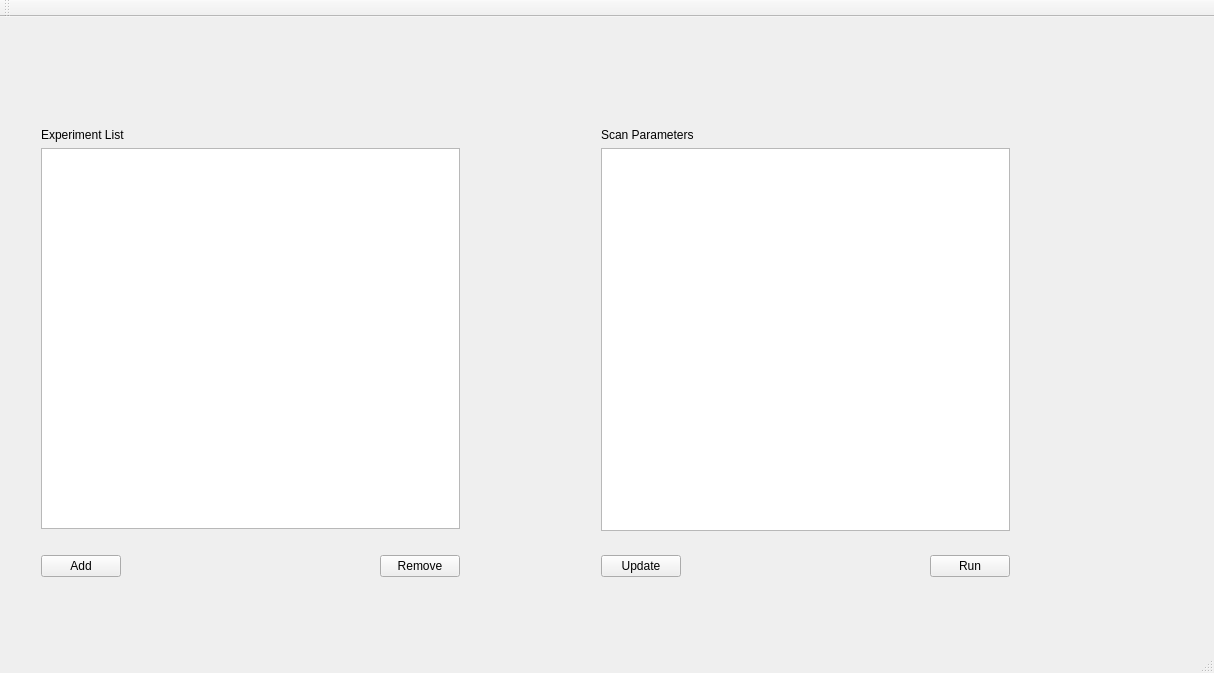
<?xml version="1.0" encoding="UTF-8"?>
<ui version="4.0">
 <class>smartfMRIClass</class>
 <widget class="QMainWindow" name="smartfMRIClass">
  <property name="geometry">
   <rect>
    <x>0</x>
    <y>0</y>
    <width>1214</width>
    <height>673</height>
   </rect>
  </property>
  <property name="windowTitle">
   <string>smartfMRI</string>
  </property>
  <widget class="QWidget" name="centralWidget">
   <widget class="QWidget" name="layoutWidget">
    <property name="geometry">
     <rect>
      <x>30</x>
      <y>100</y>
      <width>441</width>
      <height>471</height>
     </rect>
    </property>
    <layout class="QGridLayout" name="gridLayout">
     <item row="2" column="1">
      <spacer name="verticalSpacer">
       <property name="orientation">
        <enum>Qt::Vertical</enum>
       </property>
       <property name="sizeType">
        <enum>QSizePolicy::Preferred</enum>
       </property>
       <property name="sizeHint" stdset="0">
        <size>
         <width>20</width>
         <height>20</height>
        </size>
       </property>
      </spacer>
     </item>
     <item row="3" column="0">
      <widget class="QPushButton" name="addButton">
       <property name="text">
        <string>Add</string>
       </property>
      </widget>
     </item>
     <item row="3" column="1">
      <spacer name="horizontalSpacer">
       <property name="orientation">
        <enum>Qt::Horizontal</enum>
       </property>
       <property name="sizeHint" stdset="0">
        <size>
         <width>40</width>
         <height>20</height>
        </size>
       </property>
      </spacer>
     </item>
     <item row="3" column="2">
      <widget class="QPushButton" name="removeButton">
       <property name="text">
        <string>Remove</string>
       </property>
      </widget>
     </item>
     <item row="0" column="0" colspan="3">
      <widget class="QLabel" name="label">
       <property name="text">
        <string>Experiment List</string>
       </property>
      </widget>
     </item>
     <item row="1" column="0" colspan="3">
      <widget class="QListView" name="experimentlistView"/>
     </item>
    </layout>
   </widget>
   <widget class="QWidget" name="">
    <property name="geometry">
     <rect>
      <x>590</x>
      <y>100</y>
      <width>431</width>
      <height>471</height>
     </rect>
    </property>
    <layout class="QGridLayout" name="gridLayout_2">
     <item row="0" column="0" colspan="3">
      <widget class="QLabel" name="label_2">
       <property name="text">
        <string>Scan Parameters</string>
       </property>
      </widget>
     </item>
     <item row="3" column="1">
      <spacer name="horizontalSpacer_2">
       <property name="orientation">
        <enum>Qt::Horizontal</enum>
       </property>
       <property name="sizeHint" stdset="0">
        <size>
         <width>138</width>
         <height>20</height>
        </size>
       </property>
      </spacer>
     </item>
     <item row="3" column="2">
      <widget class="QPushButton" name="runPushButton">
       <property name="text">
        <string>Run</string>
       </property>
      </widget>
     </item>
     <item row="2" column="1">
      <spacer name="verticalSpacer_2">
       <property name="orientation">
        <enum>Qt::Vertical</enum>
       </property>
       <property name="sizeType">
        <enum>QSizePolicy::Preferred</enum>
       </property>
       <property name="sizeHint" stdset="0">
        <size>
         <width>20</width>
         <height>18</height>
        </size>
       </property>
      </spacer>
     </item>
     <item row="3" column="0">
      <widget class="QPushButton" name="updataPushButton">
       <property name="text">
        <string>Update</string>
       </property>
      </widget>
     </item>
     <item row="1" column="0" colspan="3">
      <widget class="QTableView" name="scanParameterTableView"/>
     </item>
    </layout>
   </widget>
  </widget>
  <widget class="QMenuBar" name="menuBar">
   <property name="geometry">
    <rect>
     <x>0</x>
     <y>0</y>
     <width>1214</width>
     <height>26</height>
    </rect>
   </property>
  </widget>
  <widget class="QToolBar" name="mainToolBar">
   <attribute name="toolBarArea">
    <enum>TopToolBarArea</enum>
   </attribute>
   <attribute name="toolBarBreak">
    <bool>false</bool>
   </attribute>
  </widget>
  <widget class="QStatusBar" name="statusBar"/>
 </widget>
 <layoutdefault spacing="6" margin="11"/>
 <resources>
  <include location="smartfmri.qrc"/>
 </resources>
 <connections/>
</ui>
